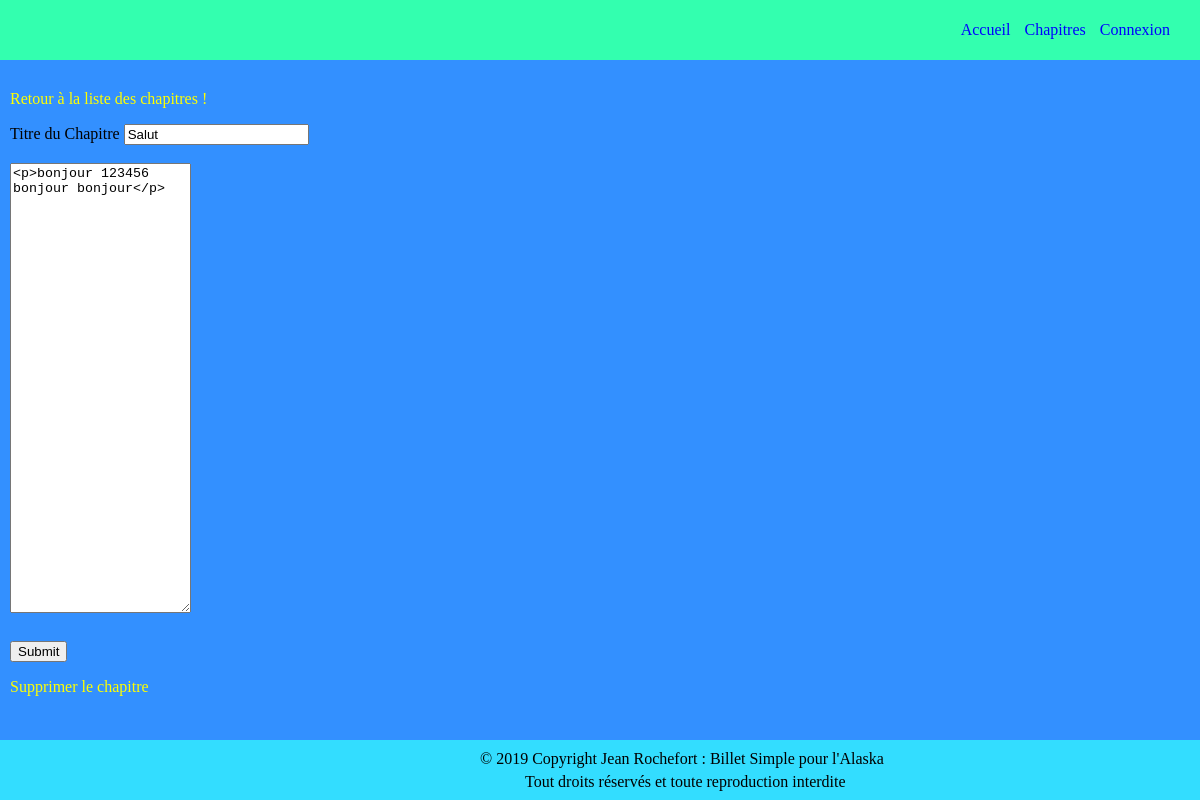
Before: /index.php?action=editChapter&id=5 with the older database file.
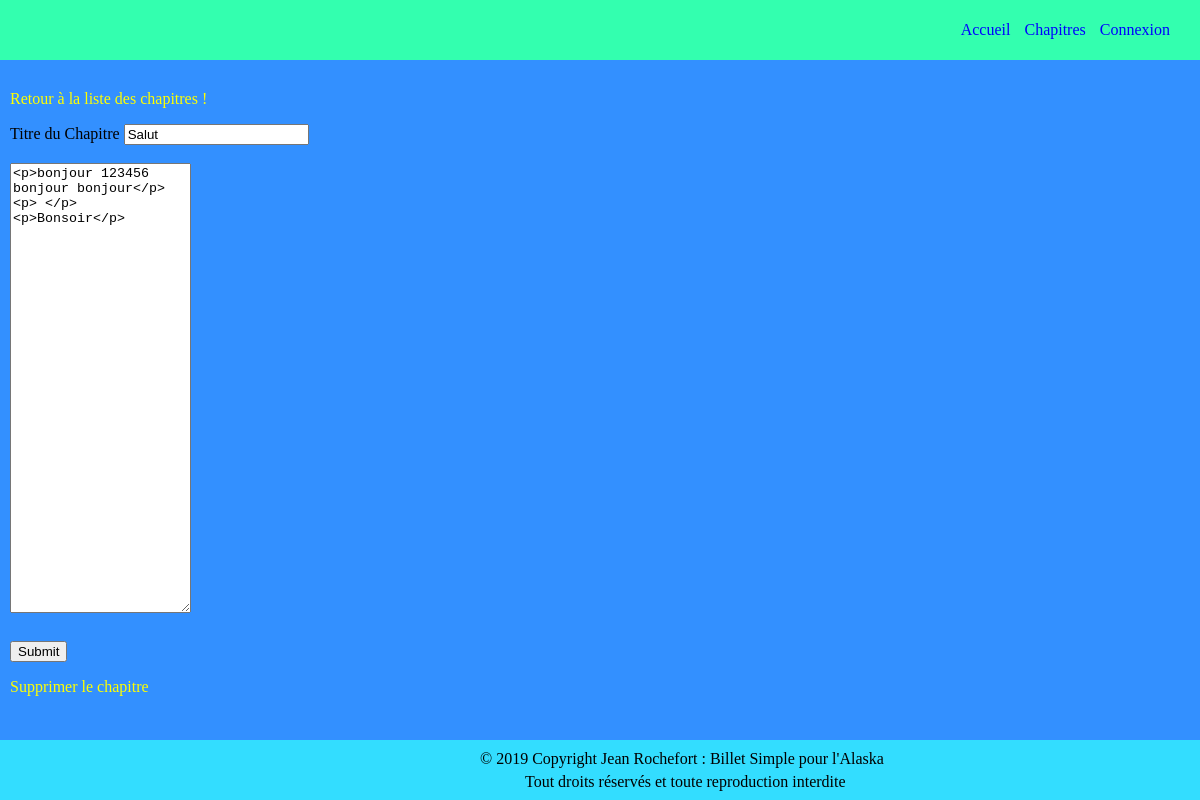
After: the same page with the newer database file.
### tables this page shows
CREATE TABLE IF NOT EXISTS `post` (
  `id` int(11) NOT NULL AUTO_INCREMENT,
  `FK_admin` int(11) NOT NULL,
  `title` varchar(255) NOT NULL,
  `content` text NOT NULL,
  `state` tinyint(1) NOT NULL DEFAULT '1',
  `date_hours` datetime NOT NULL,
  PRIMARY KEY (`id`),
  KEY `FK_admin` (`id`)
);

### controller/Chapter_frontend.php (called while the page is built, shortened)
<?php
require_once('model/ChapterConnexion.php');
class ChapterController
{
	public function editChapter($id)
	{
		$postManager = new \OpenClassrooms\projetopenclassroom\model\ChapterConnexion();
		$post = $postManager->getPost($id);
		require('view/editChapter.php');
	}
}

### model/ChapterConnexion.php (called while the page is built, shortened)
<?php
class ChapterConnexion extends Connexion
{
	public function getPost($postId)
	{
		$db = $this->dbConnect();
		$req = $db->prepare('SELECT id, title, content, DATE_FORMAT(date_hours, \'%d/%m/%Y à %Hh%i\') AS date_fr FROM post WHERE id = ?');
		$req->execute(array($postId));
		$post = $req->fetch();
		return $post;
	}
}

### view/editChapter.php (the view, shortened to what this page needs)
<?php require('header.php'); ?>
<head>
</head>
<p class="prev_page"><a href="index.php"> Retour à la liste des chapitres !</a></p>
<form action="index.php?action=editChapter&amp;id=<?= $_GET['id'] ?>" method="post">
	<div class="titleZone">
		<label for="title"> Titre du Chapitre </label>
		<input type="varchar" id="title" name="title" value="<?= ($post['title']) ?>" />
	</div>
	<div class="editZone">
		<label for="content"></label><br />
		<textarea id="content" name="content" style="height: 450px"><?= ($post['content']) ?></textarea>
	</div>
	<div class="valider">
		<br/><input type="submit" />
	</div>
</form>
<div id="deleteLink">
    <a href="index.php?action=deleteChapter&amp;id=<?= $_GET['id'] ?>"> Supprimer le chapitre</a>
</div>
<?php require('footer.php'); ?>
<?php require('template.php'); ?>

Changed rows visible on the page:
changed post "Salut": content "<p>bonjour 123456 bonjour bonjour</p>" → "<p>bonjour 123456 bonjour bonjour</p> <p> </p> <p>Bonsoir</p>"
